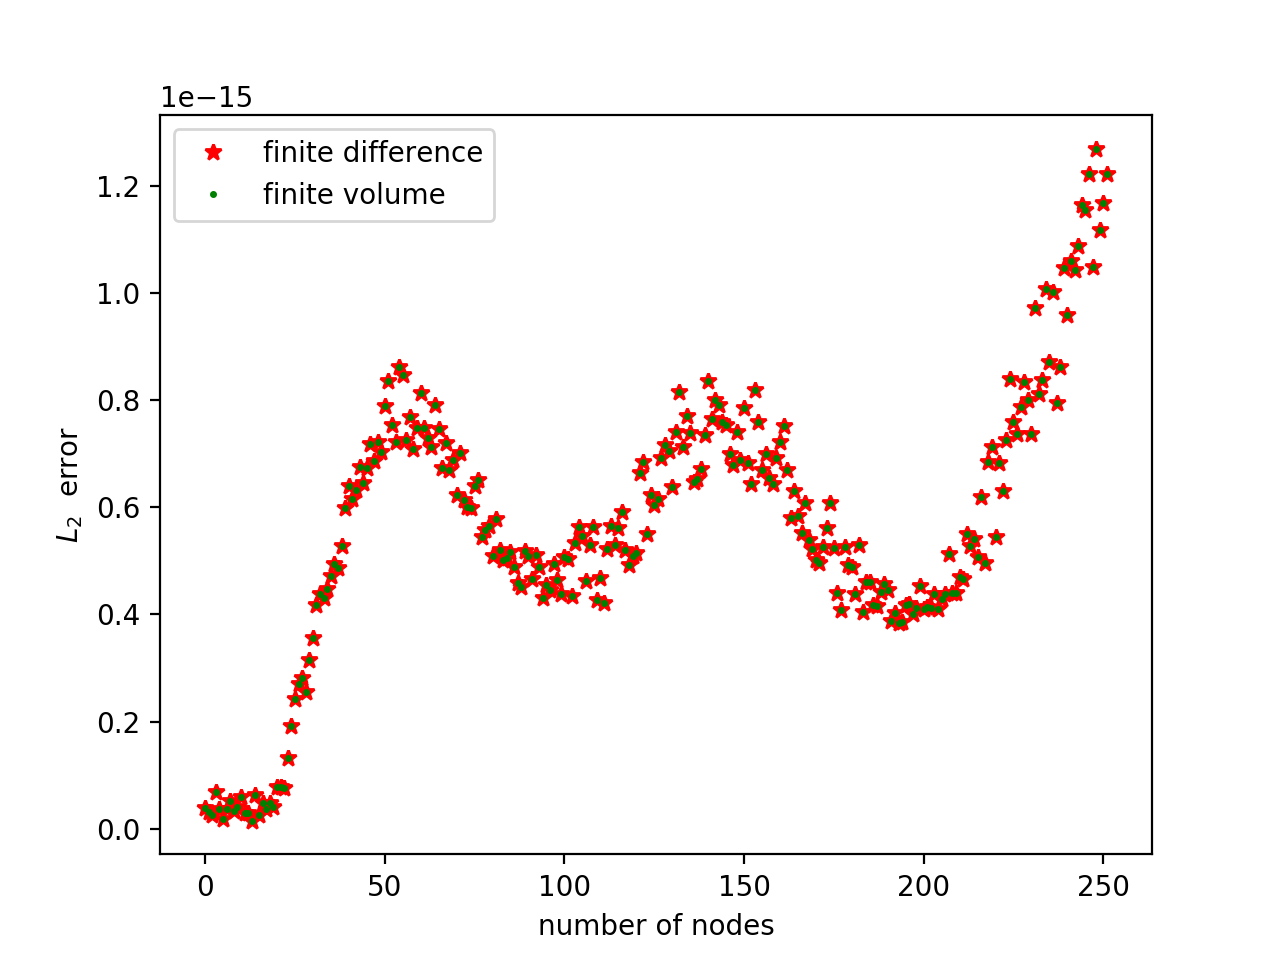

Python code for this plot:
import numpy as np
import matplotlib.pyplot as plt
from tdma import tdma

# Determine error in FDM and FVM approaches for POISUELLE flow (Poisson equation)
# Create a tridiagonal matrix
def tridiag(a, b, c, k1, k2, k3): # ki is the ith diagonal relative to principal diagonal
    return np.diag(a, k1) + np.diag(b, k2) + np.diag(c, k3)

L = 1 # length of the domain
error_fdm = np.zeros(256-4);
error_fvm = np.zeros(256-4);
for N in range(4,256):

    # FINITE DIFFERENCE FORMULATION

    h = L/(N-1); # spacing
    x = np.linspace(0,L,N) # grid

    # Coefficent matrix
    a = np.ones(N-3);    # upper and lower diagonal
    b = -2*np.ones(N-2); # principal diagonal
    A = tridiag(a, b, a, -1, 0, 1)

    # Constant matrix
    X = -8*np.ones((N-2,1))*h*h; # Poisson equation RHS

    # Solve for variables at nodes
    T_num = tdma(A,X); # TDMA
    T_fdm = np.append(np.append(0,T_num),0) # Add Dirichlet BCs
    T_actual = -4*x*(x-1)

    err_fdm = np.sqrt(np.sum(np.power(T_fdm-T_actual,2)))/N;
    error_fdm[N-4] = err_fdm;

    # FINITE VOLUME FORMULATION

    dy = L/(N-1);   # spacing (dyn = dys = dy)
    dys = dy;
    dyn = dy;

    # Coefficent matrix
    a = np.ones(N-3)/dyn;    # upper diagonal
    b = -np.ones(N-2)*(1/dys+1/dyn); # principal diagonal
    a = np.ones(N-3)/dys;    # lower diagonal
    A = tridiag(a, b, a, -1, 0, 1)

    # Constant matrix
    X = -8*np.ones((N-2,1))*dy; # Poisson equation RHS

    # Solution
    T_num = tdma(A,X); # TDMA
    T_fvm = np.append(np.append(0,T_num),0) # Append BCs

    # Error
    err_fvm = np.sqrt(np.sum(np.power(T_fdm-T_actual,2)))/N;
    error_fvm[N-4] = err_fvm;

# Plot error
plt.plot((error_fdm),'r*')
plt.plot((error_fvm),'g.',markersize = 3)
plt.legend(('finite difference','finite volume'));
plt.xlabel('number of nodes');plt.ylabel('$L_2$  error');
plt.show()
